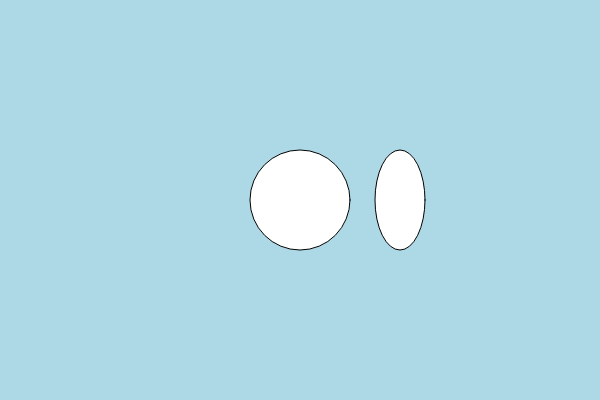
Frame 1 (no input)
Frame 60 (no input): identical to frame 1, image omitted
Frame 120 (the mouse pressed at the canvas centre since frame 60): identical to frame 1, image omitted

The p5.js sketch that drew this single still picture (run headless with seeded random() and noise() and a simulated clock; from frame 60 on, the mouse is pressed at the canvas centre):

// p5.js sketch
// ── sketch.js
function setup() {
    createCanvas(600, 400);
}

function draw() {
    background("lightblue");
    circle(300, 200, 100);
    ellipse(400, 200, 50, 100);
}
